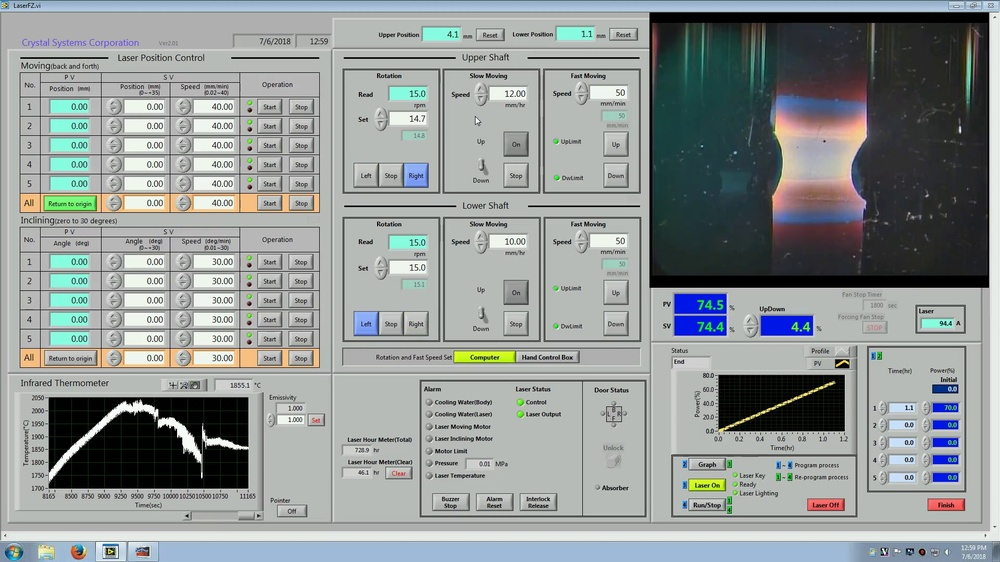
#> input picture frameFolder/frame0.jpg, 1000 x 562 px, shrunk from 1920 x 1080 before the run; its folder holds only this picture in this run
$ python dbPopulator.py
#> lines starting #> are read from the running program, lines starting #| are printed output that depends on the picture
import cv2
import numpy as np
import os
from os import listdir
from os.path import isfile, join
from PIL import Image

from google.cloud import vision
os.environ["GOOGLE_APPLICATION_CREDENTIALS"] = 'Image Treatment-5b3bb079ba4e.json'
from SciServer import CasJobs, Files, Authentication

casjobs_context='MyDB'
subject_name="Ali Rachidi"

class landmarkedimage:
    def __init__(self, frameName, frame):
        self.frameName = frameName
        self.frame = frame

    def print_landmarkedimage(self):
        print("Frame Number: " + self.frameName + '\n')
        print("presentValue: " + str(self.presentValue) + '\n')
        print("setValue: " + str(self.setValue) + '\n')
        print("upperShaftRotation: " + str(self.upperShaftRotation) + '\n')
        print("lowerShaftRotation: " + str(self.lowerShaftRotation) + '\n')
        print("upperShaftFast: " + str(self.upperShaftFast) + '\n')
        print("upperShaftSlow: " + str(self.upperShaftSlow) + '\n')
        print("lowerShaftFast: " + str(self.lowerShaftFast) + '\n')
        print("lowerShaftSlow: " + str(self.lowerShaftSlow) + '\n')
        print("temperature: " + str(self.temperature) + '\n')

    frameName = ''
    frame = ''
    points = dict(list())
    presentValue = 0.0
    setValue = 0.0
    upperShaftRotation = 0.0
    lowerShaftRotation = 0.0
    upperShaftFast = 0.0
    upperShaftSlow = 0.0
    lowerShaftFast = 0.0
    lowerShaftSlow = 0.0
    temperature = 0.0

def detect_text(path):

    client = vision.ImageAnnotatorClient()
    with open(path, 'rb') as image_file:
        content = image_file.read()
    print(type(content))
    image = vision.types.Image(content=content)
    response = client.text_detection(image=image)
    texts = response.text_annotations
    return texts[0].description

import matplotlib.pyplot as plt

def notebook_display_img(img):

    fig, ax = plt.subplots(figsize=(10,5))
    ax.imshow(img)
    plt.show()

def frameExtractor(xStartPct, xStopPct, yStartPct, yStopPct, file, frameFolder):

#> called with xStartPct = 0.65, xStopPct = 0.95, yStartPct = 0.1, yStopPct = 0.5, file = 'frame0.jpg', frameFolder = 'frameFolder'
    img = cv2.imread(str(frameFolder + '/' + file))
#> img is the input picture: shape (562, 1000, 3); mean B, G, R 150.3, 150.9, 145
    width, height, pixels = img.shape
#> width = 562; height = 1000; pixels = 3
    crop_img = img[(int)(width*yStartPct):(int)(width*yStopPct),(int)(height*xStartPct):(int)(height*xStopPct)].copy()
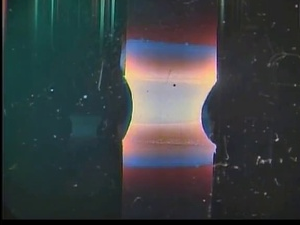
#> crop_img: shape (225, 300, 3); mean B, G, R 66.3, 64.1, 58.8
    notebook_display_img(crop_img)
    return crop_img

print("start")

frameFolder = 'frameFolder' # Folder destination where the frames should be saved

files = [f for f in listdir(frameFolder) if isfile(join(frameFolder, f))]

i = 0

for file in files:

    frameName = "frame" + str(i)
    path = 'frames_destinations/' + frameName + '.jpg'

    # frame
    xStartPct = .65
    xStopPct = 0.95
    yStartPct = .1
    yStopPct = .5

    frame = frameExtractor(xStartPct, xStopPct, yStartPct, yStopPct, file, frameFolder)
    cv2.imwrite(path, frame)
    li = landmarkedimage(frameName, frame) # initiate object

    # Present Value
    xStartPct = .69
    xStopPct = 0.73
    yStartPct = .53
    yStopPct = .56

    frame = frameExtractor(xStartPct, xStopPct, yStartPct, yStopPct, file, frameFolder)
#> in notebook_display_img (call 2), `plt.show()`:
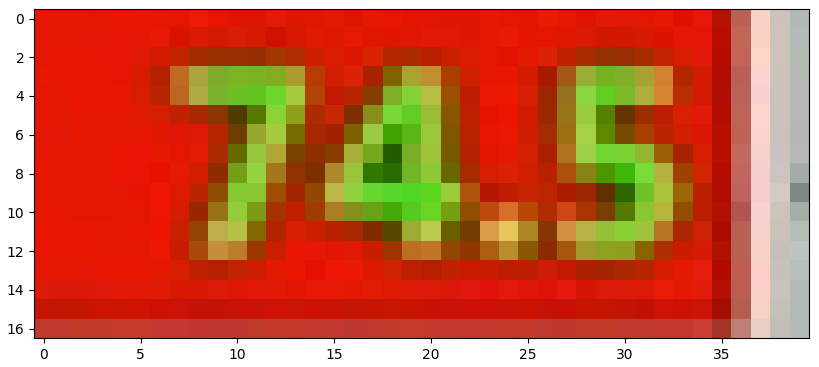
#> figure drawn by matplotlib, 1 panel
    path = 'temp.jpg'
    cv2.imwrite(path, frame)
    presentValue = detect_text(path)
#> (the run stopped early here; a loop or call above may not have finished)
